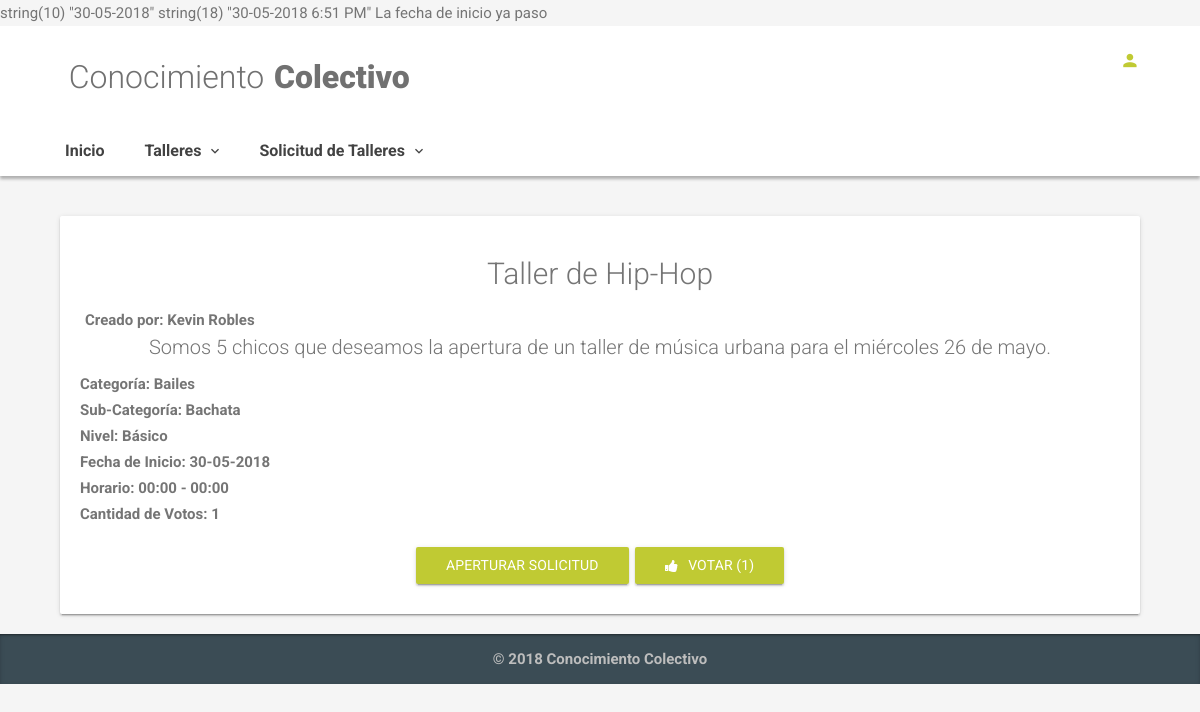
Before: /index.php/proposed_workshop/description/1 with the older database file.
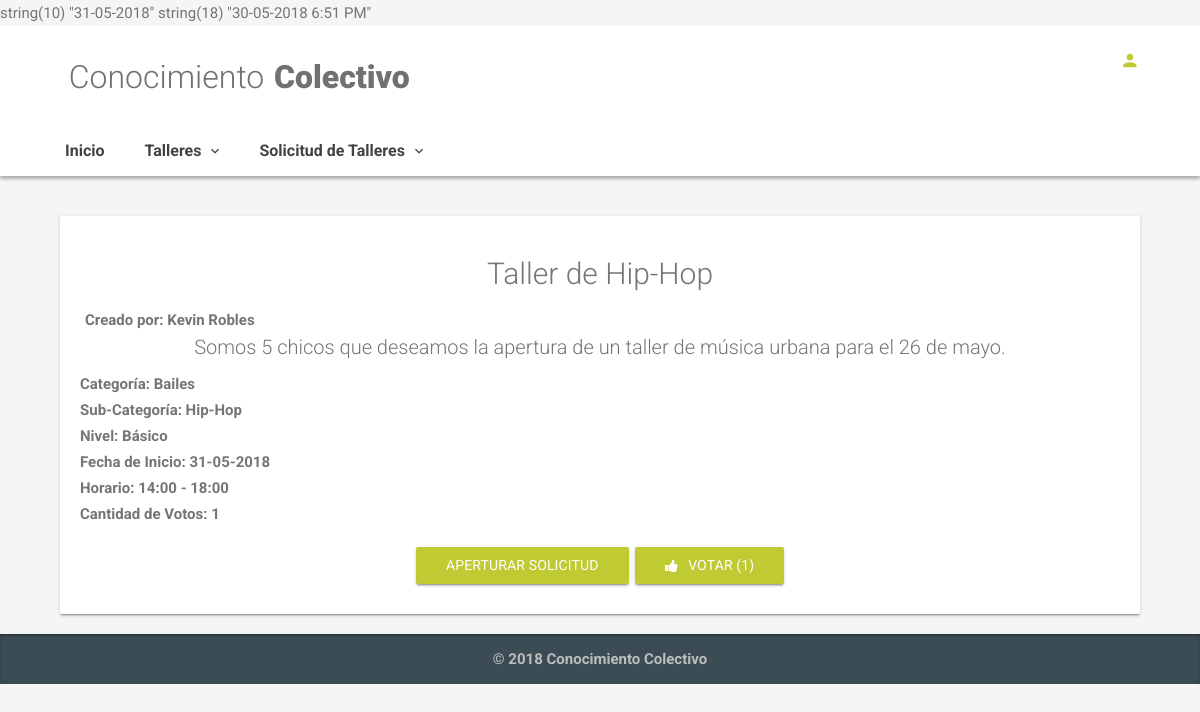
After: the same page with the newer database file.
### tables this page shows
CREATE TABLE `proposed_workshops` (
  `id` int(11) NOT NULL AUTO_INCREMENT,
  `title` varchar(100) NOT NULL,
  `start_date` date NOT NULL,
  `start_time` time NOT NULL,
  `end_time` time NOT NULL,
  `created_date` timestamp NOT NULL DEFAULT CURRENT_TIMESTAMP ON UPDATE CURRENT_TIMESTAMP,
  `user_id` int(11) NOT NULL,
  `category_id` int(11) NOT NULL,
  `subcategory_id` int(11) DEFAULT NULL,
  `removed` enum('Activo','Eliminado') DEFAULT NULL,
  `votes_quantity` int(11) DEFAULT NULL,
  `level_id` int(11) DEFAULT NULL,
  `description` varchar(100) DEFAULT NULL,
  `pw_status` enum('Activo','Inactivo','Borrado') NOT NULL,
  PRIMARY KEY (`id`),
  KEY `fk_proposed_workshops_user_id` (`user_id`),
  KEY `fk_proposed_workshops_category_id` (`category_id`),
  KEY `fk_proposed_workshops_subcategory_id_subcategories_id` (`subcategory_id`),
  KEY `fk_pw_level_id_level_id` (`level_id`),
  CONSTRAINT `fk_proposed_workshops_category_id` FOREIGN KEY (`category_id`) REFERENCES `categories` (`id`) ON DELETE NO ACTION ON UPDATE NO ACTION,
  CONSTRAINT `fk_proposed_workshops_subcategory_id_subcategories_id` FOREIGN KEY (`subcategory_id`) REFERENCES `subcategories` (`id`),
  CONSTRAINT `fk_proposed_workshops_user_id` FOREIGN KEY (`user_id`) REFERENCES `users` (`id`) ON DELETE NO ACTION ON UPDATE NO ACTION,
  CONSTRAINT `fk_pw_level_id_level_id` FOREIGN KEY (`level_id`) REFERENCES `level` (`id`)
);

CREATE TABLE `subcategories` (
  `id` int(11) NOT NULL AUTO_INCREMENT,
  `sub_name` varchar(20) NOT NULL,
  `categories_id` int(11) NOT NULL,
  `removed` enum('Activo','Eliminado') DEFAULT NULL,
  PRIMARY KEY (`id`),
  KEY `fk_subcategories_parent_id_categories_id` (`categories_id`),
  CONSTRAINT `fk_subcategories_parent_id_categories_id` FOREIGN KEY (`categories_id`) REFERENCES `categories` (`id`)
);

CREATE TABLE `users` (
  `id` int(11) NOT NULL AUTO_INCREMENT,
  `name` varchar(20) NOT NULL,
  `last_name` varchar(20) NOT NULL,
  `email` varchar(30) NOT NULL,
  `password` varchar(20) NOT NULL,
  `cell_phone` varchar(9) NOT NULL,
  `date_birth` date DEFAULT NULL,
  `description` varchar(100) DEFAULT NULL,
  `created_date` timestamp NOT NULL DEFAULT CURRENT_TIMESTAMP ON UPDATE CURRENT_TIMESTAMP,
  `gender` enum('Femenino','Masculino') NOT NULL,
  `removed` enum('Activo','Eliminado') NOT NULL,
  `role` enum('Admin','Default') DEFAULT NULL,
  PRIMARY KEY (`id`)
);

CREATE TABLE `categories` (
  `id` int(11) NOT NULL AUTO_INCREMENT,
  `name` varchar(20) NOT NULL,
  `parent_id` int(11) DEFAULT NULL,
  `removed` enum('Activo','Eliminado') DEFAULT NULL,
  PRIMARY KEY (`id`)
);

CREATE TABLE `level` (
  `id` int(11) NOT NULL AUTO_INCREMENT,
  `level` varchar(20) NOT NULL,
  `dificult` int(11) DEFAULT NULL,
  PRIMARY KEY (`id`)
);

### index.php (called while the page is built, shortened)
<?php
require_once BASEPATH.'core/CodeIgniter.php';

### application/models/Proposed_Workshop_model.php (called while the page is built, shortened)
<?php
class Proposed_Workshop_model extends CI_Model {
    public function show_by_id($id){
        $sql = "SELECT
                  pw.id,
                  pw.title,
                  pw.description,
                  DATE_FORMAT(pw.start_date,'%d-%m-%Y') AS start_date,
                  pw.start_time,
                  pw.end_time,
                  pw.votes_quantity,
                  pw.removed,
                  pw.user_id AS pw_user_id,
                  pw.votes_quantity,
                  c.name AS category_name,
                  sc.sub_name AS subcategory_name,
                  u.name AS user_name,
                  u.last_name AS user_last_name,
                  l.level AS level_name
                FROM
                    proposed_workshops AS pw
                    INNER JOIN categories AS c
                      ON pw.category_id = c.id
                        INNER JOIN subcategories AS sc
                          ON pw.subcategory_id = sc.id
                            INNER JOIN users AS u
                              ON u.id = pw.user_id
                                INNER JOIN level AS l
                                ON pw.level_id = l.id
                        WHERE pw.`id` = ?
                        LIMIT 1";
      $query = $this->db->query($sql,array($id));
      return $query->row_array();
  }
}

### application/views/proposed_workshops/description.php (the view)
<div class="container">
    <div class="col-xl-12 col-lg-12 col-md-12 col-sm-12 col-12">
        <div class="card animated zoomInDown animation-delay-5">
            <div class="card-body">
                <h2 align="center">
                    <?php echo $description['title']?>
                </h2>
                <div class="row" align="center">
                    <li class="list-unstyled ml-2"> Creado por:
                        <?php echo $description['user_name']?>
                        <?php echo $description['user_last_name']?>
                    </li>
                </div>
                <p class="lead" align="center">
                    <?php echo $description['description']?>
                </p>
                <ul class="list-unstyled">
                    <li>Categoría:
                        <?php echo $description['category_name']?>
                    </li>
                    <li> Sub-Categoría:
                        <?php echo $description['subcategory_name']?>
                    </li>
                    <li> Nivel:
                        <?php echo $description['level_name']?>
                    </li>
                    <li> Fecha de Inicio:
                        <?php echo $description['start_date']?>
                    </li>
                    <li> Horario:
                        <?php echo date("H:i", strtotime($description['start_time']))?> - <?php echo date("H:i", strtotime($description['end_time']))?>
                    </li>
                    <li> Cantidad de Votos:
                        <?php echo $description['votes_quantity']?>
                    </li>
                </ul>
                <div align="center" >
                <?php if($description['pw_user_id'] != $this->session->userdata('s_iduser')){ ?>
                <a href="<?php echo site_url('proposed_workshop/open_request/' .$description['id'])?>" class="btn btn-primary btn-raised">Aperturar Solicitud</a>
                <?php } ?>
                <?php if($description['pw_user_id'] != $this->session->userdata('s_iduser')){ ?>
                <a href="<?php echo site_url('proposed_workshop/vote/' .$description['id'])?>" class="btn btn-primary btn-raised">
                    <i class="fa fa-thumbs-up"></i>Votar (<?php echo $description['votes_quantity']?>)</a>
                <?php } ?>
                </div>
            </div>
        </div>
    </div>
</div>

### application/views/template/basic.php (shortened to what this page needs)
<!DOCTYPE html>
<html lang="es">
  <head>
    <link rel="stylesheet" href="/assets/css/plugins.min.css">
    <link rel="stylesheet" href="/assets/css/style.lime-600.min.css">
    <link rel="stylesheet" href="/assets/css/jquery.timepicker.min.css">
  </head>
  <body>
    <div class="ms-site-container">
      <?php $this->load->view('template/header')?>
        <?php $this->load->view($page)?>
    </div>
  </body>
</html>

### application/controllers/Proposed_Workshop.php (shortened to what this page needs)
<?php
class Proposed_Workshop extends CI_Controller {
    public function __construct() {
		$this->load->model('proposed_workshop_model');
		$this->load->model('user_model');
	}
	public function description($id) {
		$proposed_workshop_description = $this->proposed_workshop_model->show_by_id($id);
		if($proposed_workshop_description['removed'] == 'Activo'){
		$dataView=[
			'page'=>'proposed_workshops/description',
			'description'=>$proposed_workshop_description
		];
		$this->load->view('template/basic',$dataView);
		}else{
			echo "Esta solicitud esta eliminada";
		}
              $fechaActual = date('d-m-Y g:i A');
              var_dump($proposed_workshop_description['start_date']);
              var_dump($fechaActual);
		if($proposed_workshop_description['start_date'] < $fechaActual){
			echo "La fecha de inicio ya paso";}
	}
}

Changed rows visible on the page:
changed proposed_workshops "Taller de Hip-Hop": description "Somos 5 chicos que deseamos la apertura de un taller de música urbana para el miércoles 26 de mayo." → "Somos 5 chicos que deseamos la apertura de un taller de música urbana para el 26 de mayo."; subcategory.sub_name "Bachata" → "Hip-Hop"; start_time "00:00" → "14:00"; end_time "00:00" → "18:00"
Other visible differences:
text written by a page script: "string(10) \"30-05-2018\" string(18) \"30-05-2018 6:51 PM\"" → "string(10) \"31-05-2018\" string(18) \"30-05-2018 6:51 PM\""
$description['start_date']: "30-05-2018" → "31-05-2018"
text no longer shown: "La fecha de inicio ya paso"
